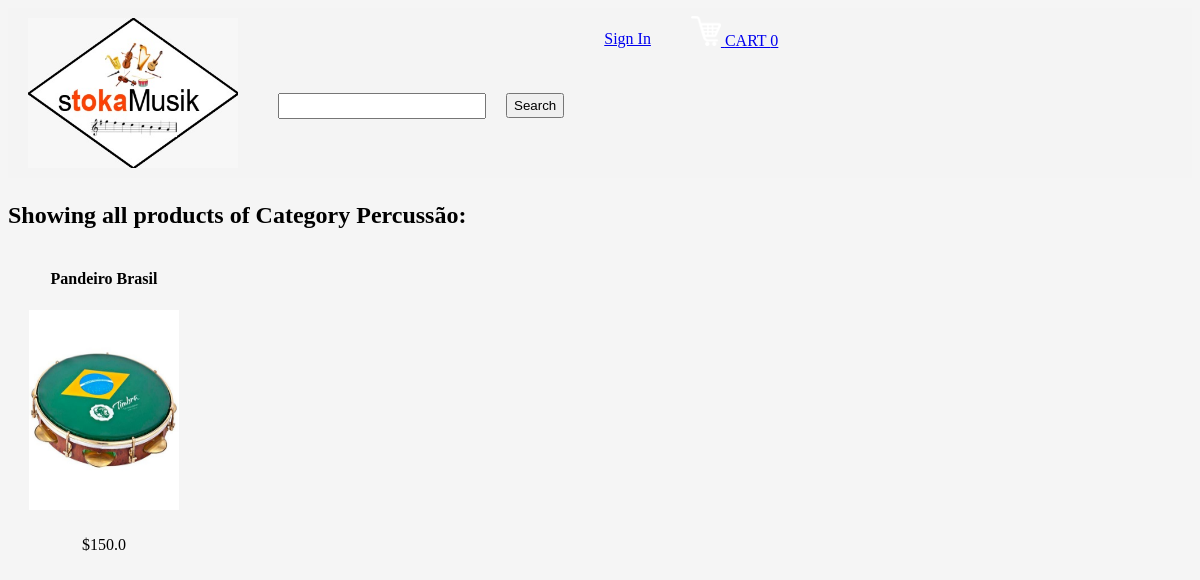
The page /displayCategory?categoryId=4 on the database its author committed.
### tables this page shows
CREATE TABLE categories
  (categoryId INTEGER PRIMARY KEY,
  name TEXT
  );

CREATE TABLE products
  (productId INTEGER PRIMARY KEY,
  name TEXT,
  price REAL,
  description TEXT,
  image TEXT,
  stock INTEGER,
  categoryId INTEGER,
  FOREIGN KEY(categoryId) REFERENCES categories(categoryId)
  );

### main.py (the view)
@app.route('/displayCategory')
def displayCategory():
        loggedIn, firstName, noOfItems = getLoginDetails()
        categoryId = request.args.get("categoryId")
        with sqlite3.connect('database.db') as conn:
            cur = conn.cursor()
            cur.execute("SELECT products.productId, products.name, products.price, products.image, categories.name FROM products, categories WHERE products.categoryId = categories.categoryId AND categories.categoryId = ?", (categoryId, ))
            data = cur.fetchall()
        conn.close()
        categoryName = data[0][4]
        data = parse(data)
        return render_template('displayCategory.html', data=data, loggedIn=loggedIn, firstName=firstName, noOfItems=noOfItems, categoryName=categoryName)

### main.py (called while the page is built)
def getLoginDetails():
    with sqlite3.connect('database.db') as conn:
        cur = conn.cursor()
        if 'email' not in session:
            loggedIn = False
            firstName = ''
            noOfItems = 0
        else:
            loggedIn = True
            cur.execute("SELECT userId, firstName FROM users WHERE email = ?", (session['email'], ))
            userId, firstName = cur.fetchone()
            cur.execute("SELECT count(productId) FROM kart WHERE userId = ?", (userId, ))
            noOfItems = cur.fetchone()[0]
    return (loggedIn, firstName, noOfItems)

def parse(data):
    ans = []
    i = 0
    while i < len(data):
        curr = []
        for j in range(7):
            if i >= len(data):
                break
            curr.append(data[i])
            i += 1
        ans.append(curr)
    return ans

### templates/displayCategory.html (shortened to what this page needs)
<!DOCTYPE HTML>
<html>
<head>
<link rel="stylesheet" href={{ url_for('static', filename='css/home.css') }} />
<link rel="stylesheet" href={{ url_for('static', filename='css/topStyle.css') }} />
</head>
<body>
<div id="title">
	<a href="/">
		<img id="logo" src= {{ url_for('static', filename='images/stoka_logo.jpeg') }} />
	</a>
	<form>
		<input id="searchBox" type="text" name="searchQuery">
		<input id="searchButton" type="submit" value="Search">
	</form>
	{% if not loggedIn %}
	<div id="signInButton">
		<a class="link" href="/loginForm">Sign In</a>
	</div>
	{% endif %}
	<div id="kart">
		<a class="link" href="/cart">
			<img src={{url_for('static', filename='images/shoppingCart.png')}} id="cartIcon" />
			CART {{noOfItems}}
		</a>
	</div>
</div>
<div>
	<h2>Showing all products of Category {{categoryName}}:</h2>
	{% for itemData in data %}
	<table>
		<tr id="productName">
			{% for row in itemData %}
			<td>
				{{row[1]}}
			</td>
			{% endfor %}
		</tr>
		<tr id="productImage">
			{% for row in itemData %}
			<td>
				<a href="/productDescription?productId={{row[0]}}">
					<img src={{ url_for('static', filename='uploads/' + row[3]) }} id="itemImage" />
				</a>
			</td>
			{% endfor %}
		</tr>
		<tr id="productPrice">
			{% for row in itemData %}
			<td>
				${{row[2]}}
			</td>
			{% endfor %}
		</tr>
	</table>
	{% endfor %}
</div>
</body>
</html>

### static/css/home.css (style rules this page uses)
body { background-color: rgba(245, 245, 245, 0.938); }
#itemImage { height: 200px; width: 150px; }
table { border-spacing: 20px; }
#productName { text-align: center; font-weight: bold; }
#productPrice { text-align: center; }

### static/css/topStyle.css (style rules this page uses)
#logo { height: 150px; width: 210px; margin-left: 20px; margin-top: 10px; margin-bottom: 10px; margin-right: 20px; float: left; }
#title { background-color: rgba(245, 245, 245, 0.938); display: inline-block; width: 100%; text-decoration-color: blue; }
#searchBox { height: 20px; width: 200px; margin-left: 20px; margin-top: 85px; margin-bottom: 20px; margin-right: 20px; float: left; font-size: 1.5em; }
#searchButton { height: 25px; margin-top: 85px; margin-bottom: 20px; margin-right: 20px; float: left; }
#signInButton { color: yellow; margin-top: 22px; margin-bottom: 20px; margin-left: 20px; margin-right: 20px; float: left; }
#kart { color: white; margin-top: 8px; margin-bottom: 20px; margin-left: 20px; margin-right: 20px; float: left; }
#cartIcon { height: 30px; width: 30px; }

### rows shown on the page
categories: name "Percussão"
products: name "Pandeiro Brasil", image (picture), price "150.0"

### other values the page prints
{{ noOfItems }} "0"
